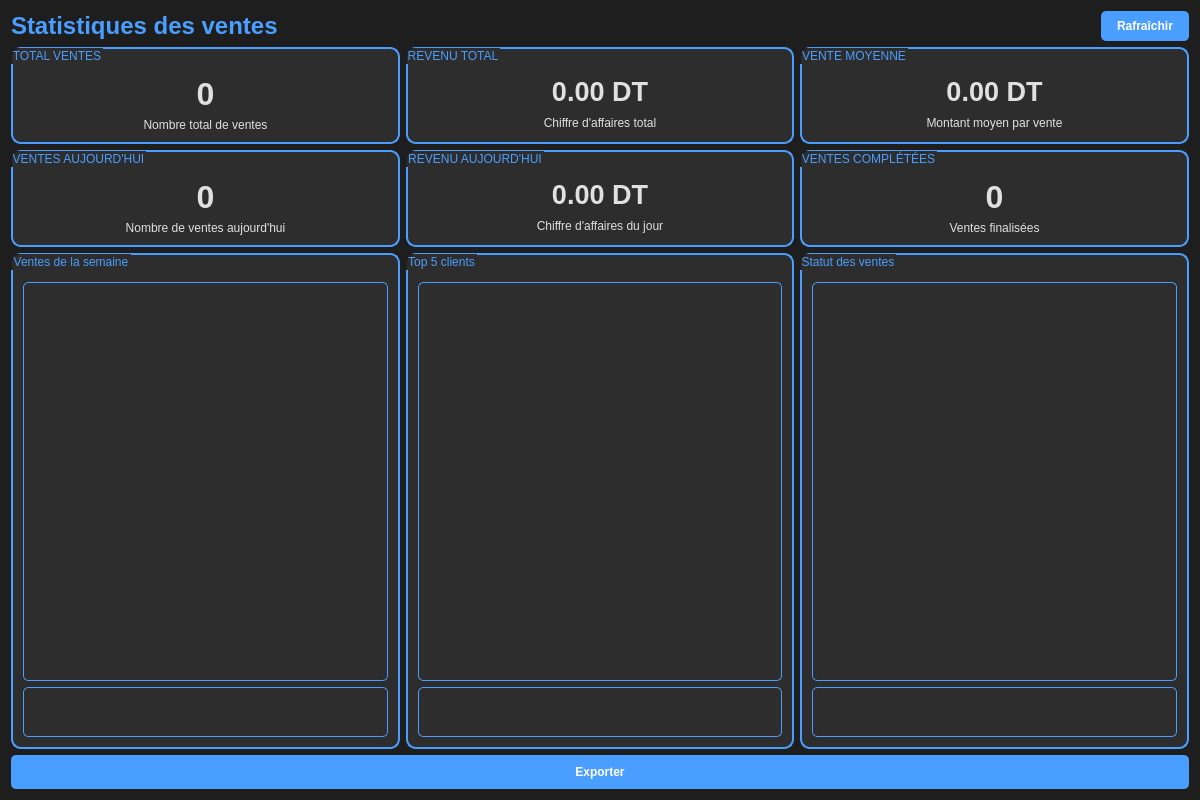
<?xml version="1.0" encoding="UTF-8"?>
<ui version="4.0">
 <class>SalesStatistique</class>
 <widget class="QDialog" name="SalesStatistique">
  <property name="geometry">
   <rect>
    <x>0</x>
    <y>0</y>
    <width>1200</width>
    <height>800</height>
   </rect>
  </property>
  <property name="windowTitle">
   <string>Statistiques des ventes</string>
  </property>
  <property name="styleSheet">
   <string notr="true">background-color: #1e1e1e;
color: #e0e0e0;</string>
  </property>
  <layout class="QVBoxLayout" name="verticalLayout">
   <item>
    <layout class="QHBoxLayout" name="headerLayout">
     <item>
      <widget class="QLabel" name="titleLabel">
       <property name="font">
        <font>
         <pointsize>18</pointsize>
         <bold>true</bold>
        </font>
       </property>
       <property name="styleSheet">
        <string notr="true">color: #4a9eff;</string>
       </property>
       <property name="text">
        <string>Statistiques des ventes</string>
       </property>
      </widget>
     </item>
     <item>
      <spacer name="horizontalSpacer">
       <property name="orientation">
        <enum>Qt::Horizontal</enum>
       </property>
       <property name="sizeHint" stdset="0">
        <size>
         <width>40</width>
         <height>20</height>
        </size>
       </property>
      </spacer>
     </item>
     <item>
      <widget class="QPushButton" name="refreshButton">
       <property name="styleSheet">
        <string notr="true">background-color: #4a9eff;
color: white;
padding: 8px 16px;
border-radius: 5px;
font-weight: bold;</string>
       </property>
       <property name="text">
        <string>Rafraîchir</string>
       </property>
      </widget>
     </item>
    </layout>
   </item>
   <item>
    <layout class="QHBoxLayout" name="topRowLayout">
     <item>
      <widget class="QGroupBox" name="totalSalesGroupBox">
       <property name="styleSheet">
        <string notr="true">QGroupBox {
    background-color: #2d2d2d;
    border: 2px solid #4a9eff;
    border-radius: 10px;
    padding: 15px;
    color: #e0e0e0;
}
QGroupBox::title {
    color: #4a9eff;
    font-weight: bold;
}
QLabel {
    background-color: transparent;
    color: #e0e0e0;
}</string>
       </property>
       <property name="title">
        <string>TOTAL VENTES</string>
       </property>
       <layout class="QVBoxLayout" name="verticalLayout_2">
        <item>
         <widget class="QLabel" name="totalSalesLabel">
          <property name="font">
           <font>
            <pointsize>24</pointsize>
            <bold>true</bold>
           </font>
          </property>
          <property name="text">
           <string>0</string>
          </property>
          <property name="alignment">
           <set>Qt::AlignCenter</set>
          </property>
         </widget>
        </item>
        <item>
         <widget class="QLabel" name="totalSalesSubtitleLabel">
          <property name="text">
           <string>Nombre total de ventes</string>
          </property>
          <property name="alignment">
           <set>Qt::AlignCenter</set>
          </property>
         </widget>
        </item>
       </layout>
      </widget>
     </item>
     <item>
      <widget class="QGroupBox" name="totalRevenueGroupBox">
       <property name="styleSheet">
        <string notr="true">QGroupBox {
    background-color: #2d2d2d;
    border: 2px solid #4a9eff;
    border-radius: 10px;
    padding: 15px;
    color: #e0e0e0;
}
QGroupBox::title {
    color: #4a9eff;
    font-weight: bold;
}
QLabel {
    background-color: transparent;
    color: #e0e0e0;
}</string>
       </property>
       <property name="title">
        <string>REVENU TOTAL</string>
       </property>
       <layout class="QVBoxLayout" name="verticalLayout_3">
        <item>
         <widget class="QLabel" name="totalRevenueLabel">
          <property name="font">
           <font>
            <pointsize>20</pointsize>
            <bold>true</bold>
           </font>
          </property>
          <property name="text">
           <string>0.00 DT</string>
          </property>
          <property name="alignment">
           <set>Qt::AlignCenter</set>
          </property>
         </widget>
        </item>
        <item>
         <widget class="QLabel" name="totalRevenueSubtitleLabel">
          <property name="text">
           <string>Chiffre d'affaires total</string>
          </property>
          <property name="alignment">
           <set>Qt::AlignCenter</set>
          </property>
         </widget>
        </item>
       </layout>
      </widget>
     </item>
     <item>
      <widget class="QGroupBox" name="avgSaleGroupBox">
       <property name="styleSheet">
        <string notr="true">QGroupBox {
    background-color: #2d2d2d;
    border: 2px solid #4a9eff;
    border-radius: 10px;
    padding: 15px;
    color: #e0e0e0;
}
QGroupBox::title {
    color: #4a9eff;
    font-weight: bold;
}
QLabel {
    background-color: transparent;
    color: #e0e0e0;
}</string>
       </property>
       <property name="title">
        <string>VENTE MOYENNE</string>
       </property>
       <layout class="QVBoxLayout" name="verticalLayout_4">
        <item>
         <widget class="QLabel" name="avgSaleLabel">
          <property name="font">
           <font>
            <pointsize>20</pointsize>
            <bold>true</bold>
           </font>
          </property>
          <property name="text">
           <string>0.00 DT</string>
          </property>
          <property name="alignment">
           <set>Qt::AlignCenter</set>
          </property>
         </widget>
        </item>
        <item>
         <widget class="QLabel" name="avgSaleSubtitleLabel">
          <property name="text">
           <string>Montant moyen par vente</string>
          </property>
          <property name="alignment">
           <set>Qt::AlignCenter</set>
          </property>
         </widget>
        </item>
       </layout>
      </widget>
     </item>
    </layout>
   </item>
   <item>
    <layout class="QHBoxLayout" name="middleRowLayout">
     <item>
      <widget class="QGroupBox" name="salesTodayGroupBox">
       <property name="styleSheet">
        <string notr="true">QGroupBox {
    background-color: #2d2d2d;
    border: 2px solid #4a9eff;
    border-radius: 10px;
    padding: 15px;
    color: #e0e0e0;
}
QGroupBox::title {
    color: #4a9eff;
    font-weight: bold;
}
QLabel {
    background-color: transparent;
    color: #e0e0e0;
}</string>
       </property>
       <property name="title">
        <string>VENTES AUJOURD'HUI</string>
       </property>
       <layout class="QVBoxLayout" name="verticalLayout_5">
        <item>
         <widget class="QLabel" name="salesTodayLabel">
          <property name="font">
           <font>
            <pointsize>24</pointsize>
            <bold>true</bold>
           </font>
          </property>
          <property name="text">
           <string>0</string>
          </property>
          <property name="alignment">
           <set>Qt::AlignCenter</set>
          </property>
         </widget>
        </item>
        <item>
         <widget class="QLabel" name="salesTodaySubtitleLabel">
          <property name="text">
           <string>Nombre de ventes aujourd'hui</string>
          </property>
          <property name="alignment">
           <set>Qt::AlignCenter</set>
          </property>
         </widget>
        </item>
       </layout>
      </widget>
     </item>
     <item>
      <widget class="QGroupBox" name="revenueTodayGroupBox">
       <property name="styleSheet">
        <string notr="true">QGroupBox {
    background-color: #2d2d2d;
    border: 2px solid #4a9eff;
    border-radius: 10px;
    padding: 15px;
    color: #e0e0e0;
}
QGroupBox::title {
    color: #4a9eff;
    font-weight: bold;
}
QLabel {
    background-color: transparent;
    color: #e0e0e0;
}</string>
       </property>
       <property name="title">
        <string>REVENU AUJOURD'HUI</string>
       </property>
       <layout class="QVBoxLayout" name="verticalLayout_6">
        <item>
         <widget class="QLabel" name="revenueTodayLabel">
          <property name="font">
           <font>
            <pointsize>20</pointsize>
            <bold>true</bold>
           </font>
          </property>
          <property name="text">
           <string>0.00 DT</string>
          </property>
          <property name="alignment">
           <set>Qt::AlignCenter</set>
          </property>
         </widget>
        </item>
        <item>
         <widget class="QLabel" name="revenueTodaySubtitleLabel">
          <property name="text">
           <string>Chiffre d'affaires du jour</string>
          </property>
          <property name="alignment">
           <set>Qt::AlignCenter</set>
          </property>
         </widget>
        </item>
       </layout>
      </widget>
     </item>
     <item>
      <widget class="QGroupBox" name="completedGroupBox">
       <property name="styleSheet">
        <string notr="true">QGroupBox {
    background-color: #2d2d2d;
    border: 2px solid #4a9eff;
    border-radius: 10px;
    padding: 15px;
    color: #e0e0e0;
}
QGroupBox::title {
    color: #4a9eff;
    font-weight: bold;
}
QLabel {
    background-color: transparent;
    color: #e0e0e0;
}</string>
       </property>
       <property name="title">
        <string>VENTES COMPLÉTÉES</string>
       </property>
       <layout class="QVBoxLayout" name="verticalLayout_7">
        <item>
         <widget class="QLabel" name="completedLabel">
          <property name="font">
           <font>
            <pointsize>24</pointsize>
            <bold>true</bold>
           </font>
          </property>
          <property name="text">
           <string>0</string>
          </property>
          <property name="alignment">
           <set>Qt::AlignCenter</set>
          </property>
         </widget>
        </item>
        <item>
         <widget class="QLabel" name="completedSubtitleLabel">
          <property name="text">
           <string>Ventes finalisées</string>
          </property>
          <property name="alignment">
           <set>Qt::AlignCenter</set>
          </property>
         </widget>
        </item>
       </layout>
      </widget>
     </item>
    </layout>
   </item>
   <item>
    <layout class="QHBoxLayout" name="bottomRowLayout">
     <item>
      <widget class="QGroupBox" name="paymentMethodsGroupBox">
       <property name="styleSheet">
        <string notr="true">QGroupBox {
    background-color: #2d2d2d;
    border: 2px solid #4a9eff;
    border-radius: 10px;
    padding: 15px;
    color: #e0e0e0;
}
QGroupBox::title {
    color: #4a9eff;
    font-weight: bold;
}
QLabel {
    background-color: transparent;
    color: #e0e0e0;
}</string>
       </property>
       <property name="title">
        <string>Ventes de la semaine</string>
       </property>
       <layout class="QVBoxLayout" name="verticalLayout_8">
        <item>
         <widget class="QWidget" name="paymentChartWidget" native="true">
          <property name="minimumSize">
           <size>
            <width>200</width>
            <height>150</height>
           </size>
          </property>
          <property name="styleSheet">
           <string notr="true">background-color: #2d2d2d;
border: 1px solid #4a9eff;
border-radius: 5px;</string>
          </property>
         </widget>
        </item>
        <item>
         <widget class="QTextEdit" name="paymentMethodsText">
          <property name="readOnly">
           <bool>true</bool>
          </property>
          <property name="maximumSize">
           <size>
            <width>16777215</width>
            <height>50</height>
           </size>
          </property>
          <property name="styleSheet">
           <string notr="true">background-color: #2d2d2d;
border: 1px solid #4a9eff;
border-radius: 5px;
color: #e0e0e0;</string>
          </property>
         </widget>
        </item>
       </layout>
      </widget>
     </item>
     <item>
      <widget class="QGroupBox" name="topClientsGroupBox">
       <property name="styleSheet">
        <string notr="true">QGroupBox {
    background-color: #2d2d2d;
    border: 2px solid #4a9eff;
    border-radius: 10px;
    padding: 15px;
    color: #e0e0e0;
}
QGroupBox::title {
    color: #4a9eff;
    font-weight: bold;
}
QLabel {
    background-color: transparent;
    color: #e0e0e0;
}</string>
       </property>
       <property name="title">
        <string>Top 5 clients</string>
       </property>
       <layout class="QVBoxLayout" name="verticalLayout_9">
        <item>
         <widget class="QWidget" name="clientsChartWidget" native="true">
          <property name="minimumSize">
           <size>
            <width>200</width>
            <height>150</height>
           </size>
          </property>
          <property name="styleSheet">
           <string notr="true">background-color: #2d2d2d;
border: 1px solid #4a9eff;
border-radius: 5px;</string>
          </property>
         </widget>
        </item>
        <item>
         <widget class="QTextEdit" name="topClientsText">
          <property name="readOnly">
           <bool>true</bool>
          </property>
          <property name="maximumSize">
           <size>
            <width>16777215</width>
            <height>50</height>
           </size>
          </property>
          <property name="styleSheet">
           <string notr="true">background-color: #2d2d2d;
border: 1px solid #4a9eff;
border-radius: 5px;
color: #e0e0e0;</string>
          </property>
         </widget>
        </item>
       </layout>
      </widget>
     </item>
     <item>
      <widget class="QGroupBox" name="statusGroupBox">
       <property name="styleSheet">
        <string notr="true">QGroupBox {
    background-color: #2d2d2d;
    border: 2px solid #4a9eff;
    border-radius: 10px;
    padding: 15px;
    color: #e0e0e0;
}
QGroupBox::title {
    color: #4a9eff;
    font-weight: bold;
}
QLabel {
    background-color: transparent;
    color: #e0e0e0;
}</string>
       </property>
       <property name="title">
        <string>Statut des ventes</string>
       </property>
       <layout class="QVBoxLayout" name="verticalLayout_10">
        <item>
         <widget class="QWidget" name="statusChartWidget" native="true">
          <property name="minimumSize">
           <size>
            <width>200</width>
            <height>150</height>
           </size>
          </property>
          <property name="styleSheet">
           <string notr="true">background-color: #2d2d2d;
border: 1px solid #4a9eff;
border-radius: 5px;</string>
          </property>
         </widget>
        </item>
        <item>
         <widget class="QTextEdit" name="statusText">
          <property name="readOnly">
           <bool>true</bool>
          </property>
          <property name="maximumSize">
           <size>
            <width>16777215</width>
            <height>50</height>
           </size>
          </property>
          <property name="styleSheet">
           <string notr="true">background-color: #2d2d2d;
border: 1px solid #4a9eff;
border-radius: 5px;
color: #e0e0e0;</string>
          </property>
         </widget>
        </item>
       </layout>
      </widget>
     </item>
    </layout>
   </item>
   <item>
    <widget class="QPushButton" name="exportButton">
     <property name="styleSheet">
      <string notr="true">background-color: #4a9eff;
color: white;
padding: 10px 20px;
border-radius: 5px;
font-weight: bold;</string>
     </property>
     <property name="text">
      <string>Exporter</string>
     </property>
    </widget>
   </item>
  </layout>
 </widget>
 <resources/>
 <connections/>
</ui>
